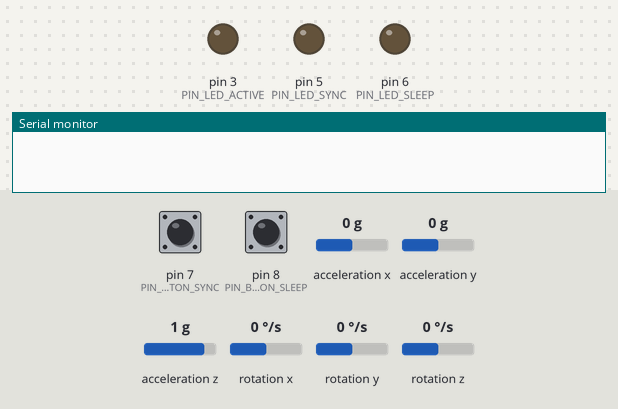
Simulated run of this sketch. Board: Arduino Uno, built with avr-gcc and run on an emulated ATmega328P. Shown: output pins drawn as LEDs (lit = HIGH), the last lines printed to the serial monitor. Wiring (inferred from the names in the program): MPU-6050 motion sensor at I2C address 0x68. The test bench sets the inputs (shaded band); at power-on: pin 7 (PIN_BUTTON_SYNC) LOW, pin 8 (PIN_BUTTON_SLEEP) LOW, acceleration x 0 g, acceleration y 0 g, acceleration z 1 g, rotation x 0 °/s, rotation y 0 °/s, rotation z 0 °/s.

Above: at 1.2 s.
1.3 s: pin 7 (PIN_BUTTON_SYNC) pulled HIGH for 3.2 s
At 5.1 s:
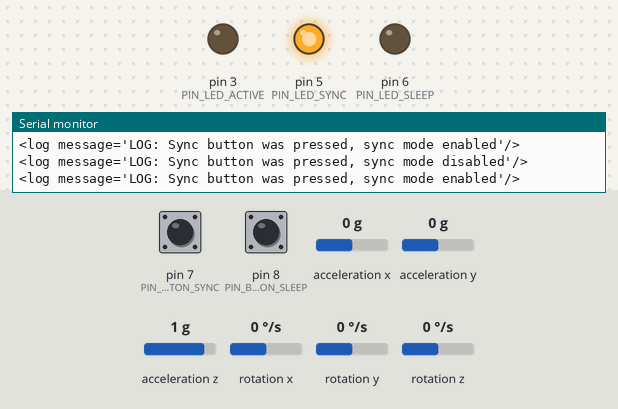
9.0 s: pin 7 (PIN_BUTTON_SYNC) pulled HIGH for 0.15 s
At 9.5 s:
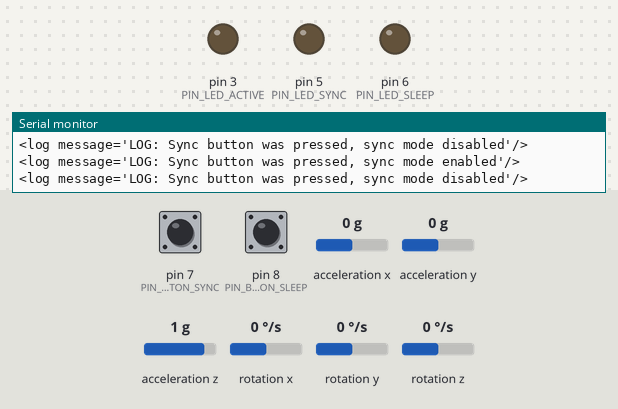
10.6 s: pin 8 (PIN_BUTTON_SLEEP) pulled HIGH for 3.2 s
At 14.9 s:
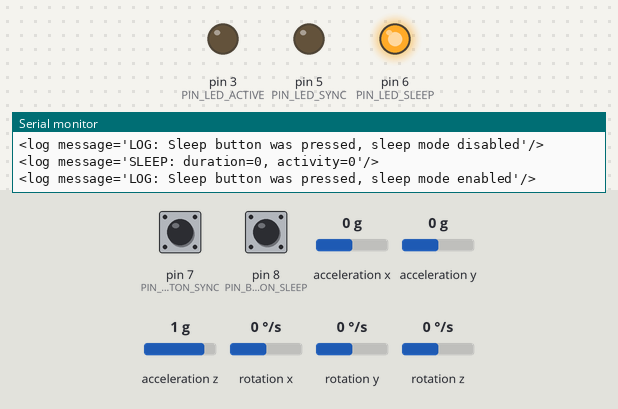
15.3 s: pin 8 (PIN_BUTTON_SLEEP) pulled HIGH for 1 s
At 16.7 s:
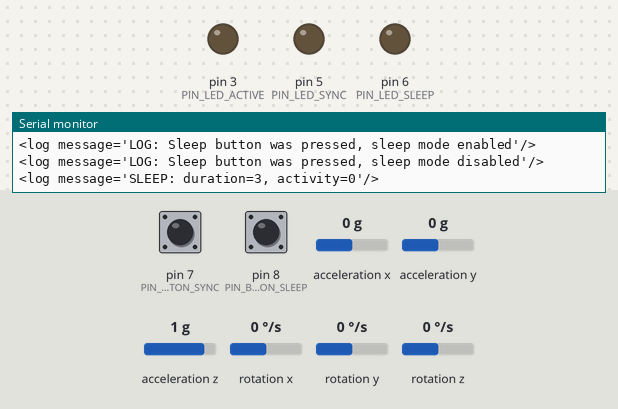
Timing chart, 0 to 18.3 s (numbered marks = the images above; inputs shaded):
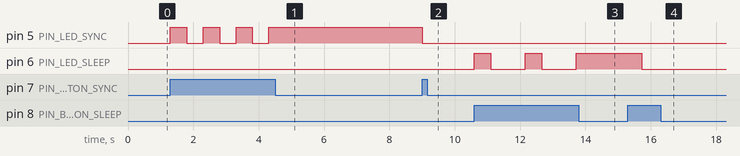

Measured:
- after the input at 1.3 s, pin 5 (PIN_LED_SYNC): alternates HIGH for 0.50 s and LOW for 0.50 s, 7 changes in all, then stays HIGH, starting at once
- after the input at 9.0 s, pin 5 (PIN_LED_SYNC): HIGH → LOW at once
- after the input at 10.6 s, pin 6 (PIN_LED_SLEEP): alternates HIGH for 0.50 s and LOW for 1.1 s, starting at once
- after the input at 15.3 s, pin 6 (PIN_LED_SLEEP): HIGH → LOW after 0.43 s

The sketch:

pet-health.ino
```cpp
/*
  Pet Health
  Oliver Koeth, NTT DATA

  Firmware for the Arduino based prototype for a pet health gadget.
  Provides the following funtions:
  - Tracks sleep movements (for demo: a button starts / stops the sleep)
  - Tracks temperature
  - Write all data to SD card
  - Provides data to base station (sync mode enabled by button)
  - Outputs: Green LED indicates sleep, red LED indicates sync mode

  For SD Card, the following PINs are used
  - MOSI - pin 11
  - MISO - pin 12
  - CLK  - pin 13
  - CS   - pin 4

  For the MPU 6050, the following PINs are used
  - SDA  - pin A4
  - SCL  - pin A5

  For input / output the following PINs are used
  - Button Sync   - pin 7
  - Button Sleep  - pin 8
  - LED Sync      - pin 5
  - LED Sleep     - pin 6
  - LED Active    - pin 3

 */

//#include <SD.h>
#include <Wire.h>

// Pin layout
const int PIN_BUTTON_SYNC  = 7;
const int PIN_BUTTON_SLEEP = 8;
const int PIN_LED_SYNC = 5;
const int PIN_LED_SLEEP = 6;
const int PIN_LED_ACTIVE = 3;

const int PIN_CHIPSELECT = 4;

// Modes
const int MODE_NONE = 0;
const int MODE_SYNC = 1;
const int MODE_SLEEP = 2;

// I2C addresses
const int MPU_ADDRESS=0x68;

// Other constants
const int REST = 500;

char * LOG_FILE="LOG.TXT";

int mode = MODE_NONE;
int eventID = 0;

boolean statusSerial = false;
boolean statusSD = false;

// Initialize the digital pins
void initializePins() {
	pinMode(PIN_BUTTON_SYNC, INPUT);
	pinMode(PIN_BUTTON_SLEEP, INPUT);
	pinMode(PIN_LED_SYNC, OUTPUT);
	pinMode(PIN_LED_SLEEP, OUTPUT);
	pinMode(PIN_LED_ACTIVE, OUTPUT);

	analogWrite(PIN_LED_ACTIVE, 0);
}

// Initialize the serial communication
void initializeSerial() {
	// Initialise serial communication
	Serial.begin(9600);
	statusSerial = true;
}

/*
// Initialize the SD card
void initializeSDcard() {
	// Required for SD card
	pinMode(10, OUTPUT);
	Serial.println("<log message='Initializing SD card...'/>");

	// Initialise SD Card
	if (!SD.begin(PIN_CHIPSELECT)) {
		Serial.println("<log message='SD card failes or not present...'/>");
	} else {
		Serial.println("<log message='SD card present...'/>");
		statusSD = true;
		logData("LOG: SD card initialised");
	}
}
*/

// Initialize the MPU
void initializeMPU() {
  Wire.begin();
  Wire.beginTransmission(MPU_ADDRESS);
  Wire.write(0x6B);  // PWR_MGMT_1 register
  Wire.write(0);     // set to zero (wakes up the MPU-6050)
  Wire.endTransmission(true);
}

// Setup
void setup() {
	initializePins();
	initializeSerial();
	//initializeSDcard();
	initializeMPU();
}

/*
// Log data record USE_SD = true
void logData (String message) {
	File dataFile = SD.open(LOG_FILE, FILE_WRITE);

	if (dataFile) {
		dataFile.println(message);
		Serial.println("<log message='Writing message to SD card'/>");
		dataFile.close();
	}
	// if the file isn't open, pop up an error:
	else {
		Serial.println("<log message='Error opening LOG.TXT...'/>");
		Serial.println(message);
	}
}
*/

// Log data record USE_SD = fales
void logData (String message) {
	String line = "<log message='";
	line += message + "'/>";
	Serial.println(line);
}

// Process sync button
int prevSyncState = LOW;
void processSyncButton() {
	// Only one state at a time!
	if (mode == MODE_NONE || mode == MODE_SYNC) {
		int syncState = digitalRead(PIN_BUTTON_SYNC);
		if (prevSyncState == LOW && syncState == HIGH) {
			if (mode == MODE_NONE) {
				mode = MODE_SYNC;
				digitalWrite(PIN_LED_SYNC, HIGH);
				logData("LOG: Sync button was pressed, sync mode enabled");
			} else if (mode == MODE_SYNC) {
				mode = MODE_NONE;
				digitalWrite(PIN_LED_SYNC, LOW);
				logData("LOG: Sync button was pressed, sync mode disabled");
			}
			// Wait for button to come to rest again
			delay (REST);
		}
	}

}

// Process sleep button
int prevSleepState = LOW;
int AcStep = 0;
int AcCount = 0;
long AcTotal = 0;
void processSleepButton() {
	// Only one state at a time!
	if (mode == MODE_NONE || mode == MODE_SLEEP) {
		int sleepState = digitalRead(PIN_BUTTON_SLEEP);
		if (prevSleepState == LOW && sleepState == HIGH) {
			if (mode == MODE_NONE) {
				mode = MODE_SLEEP;
				AcStep = 0;
				AcCount = 0;
				AcTotal = 0;
				digitalWrite(PIN_LED_SLEEP, HIGH);
				logData("LOG: Sleep button was pressed, sleep mode enabled");
			} else if (mode == MODE_SLEEP) {
				mode = MODE_NONE;
				digitalWrite(PIN_LED_SLEEP, LOW);
				analogWrite(PIN_LED_ACTIVE, 0);
				logData("LOG: Sleep button was pressed, sleep mode disabled");
				logData(summariseSleepData());
			}
			// Wait for button to come to rest again
			delay (REST);
		}
	}

}

// Summarise sleep data
String summariseSleepData() {
	String sleepData = "SLEEP: duration=";
	sleepData+=AcCount;
	sleepData+=", activity=";
	sleepData+=AcTotal;
	return sleepData;
}

// Process sleep data
void processSleepData() {
	int16_t AcX,AcY,AcZ,Tmp,GyX,GyY,GyZ;

	// Initialise read from MPU
	Wire.beginTransmission(MPU_ADDRESS);
	Wire.write(0x3B);  // starting with register 0x3B (ACCEL_XOUT_H)
	Wire.endTransmission(false);
	Wire.requestFrom(MPU_ADDRESS,14,true);  // request a total of 14 registers

	// Perform read from MPU
	AcX=Wire.read()<<8|Wire.read();  // 0x3B (ACCEL_XOUT_H) & 0x3C (ACCEL_XOUT_L)
	AcY=Wire.read()<<8|Wire.read();  // 0x3D (ACCEL_YOUT_H) & 0x3E (ACCEL_YOUT_L)
	AcZ=Wire.read()<<8|Wire.read();  // 0x3F (ACCEL_ZOUT_H) & 0x40 (ACCEL_ZOUT_L)
	Tmp=Wire.read()<<8|Wire.read();  // 0x41 (TEMP_OUT_H) & 0x42 (TEMP_OUT_L)
	GyX=Wire.read()<<8|Wire.read();  // 0x43 (GYRO_XOUT_H) & 0x44 (GYRO_XOUT_L)
	GyY=Wire.read()<<8|Wire.read();  // 0x45 (GYRO_YOUT_H) & 0x46 (GYRO_YOUT_L)
	GyZ=Wire.read()<<8|Wire.read();  // 0x47 (GYRO_ZOUT_H) & 0x48 (GYRO_ZOUT_L)

	// Normalise data
	AcX = AcX / 100;
	AcY = AcY / 100;
	if (AcX < 0) AcX = AcX * -1;
	if (AcY < 0) AcY = AcY * -1;
	AcCount+=1;
	AcStep=(AcX+AcY)/2;
	AcTotal+=AcStep;

	// Set activity LED
	analogWrite(PIN_LED_ACTIVE, AcStep);
	delay(REST);
}

/*
// Read SD Card data and send line by line: USE_SD=true
void sendData() {
	Serial.println("<log message='Sending SD card data'/>");
	File dataFile = SD.open(LOG_FILE, FILE_READ);

	if (dataFile) {
		Serial.println("<cmd name='data'>");
		int data;
		while ((data = dataFile.read())>0) {
			Serial.write(data);
		}
		Serial.println("</cmd>");
		dataFile.close();
	}
	// if the file isn't open, pop up an error:
	else {
		Serial.println("<log message='Error opening LOG.TXT...'/>");
	}
}
*/

// Read SD Card data and send line by line: USE_SD=true
void sendData() {
	Serial.println("<log message='Sending sleep data'/>");
	Serial.println("<cmd name='data'>");
	Serial.println(summariseSleepData());
	Serial.println("</cmd>");
}

/*
// Reset SD Card data
void resetDevice() {
	Serial.println("<log message='Reset SD card data'/>");
	if (!SD.remove (LOG_FILE)) {
		Serial.println("<log message='Error deleting LOG.TXT...'/>");
	}
}
*/

// Reset SD Card data - dummy
void resetDevice() {
}

// Perform sleep processing
void idle() {
	processSyncButton();
	processSleepButton();
}

// Perform sleep processing
void sync() {
	processSyncButton();
  	if (Serial.available() > 0) {
	    int character = Serial.read();
	    switch (character) {
	      // Read data
	      case 'D':
	        Serial.println("<log message='Received: Read data'>");
	        sendData();
	        break;
	      // Reset device
	      case 'R':
	        Serial.println("<log message='Received: Reset device'>");
	        resetDevice();
	        break;
	    }
	}
}

// Perform sleep processing
void sleep() {
	processSleepButton();
	processSleepData();
}

// Main loop
void loop() {
	switch (mode) {
		case MODE_NONE:
			idle();
			break;
		case MODE_SYNC:
			sync();
			break;
		case MODE_SLEEP:
			sleep();
			break;
	}
}
```
